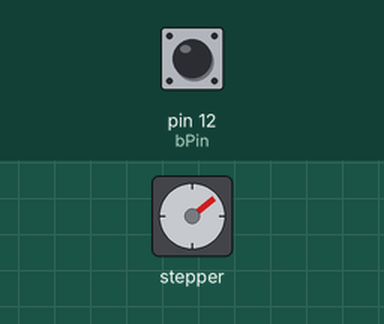
This sketch was run on a simulated Arduino Uno, built with avr-gcc and run on an emulated ATmega328P. On the bench: stepper motor. The test bench sets the inputs (shaded band); at power-on: pin 12 (bPin) HIGH. Stepper angles assume 2048 steps per turn.

Above: at 1.2 s.
1.3 s: pin 12 (bPin) pulled LOW for 3.2 s
At 5.25 s:
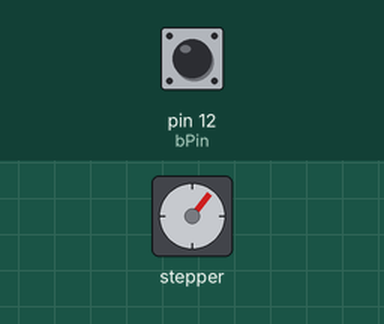
7.5 s: pin 12 (bPin) pulled LOW for 0.15 s
At 7.67 s:
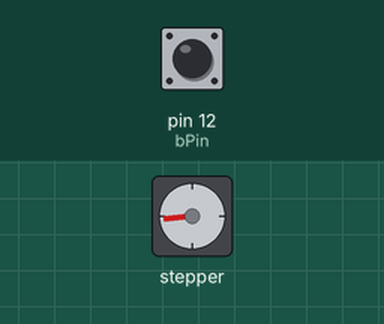
10.5 s: pin 12 (bPin) pulled LOW for 1 s
At 10.5 s:
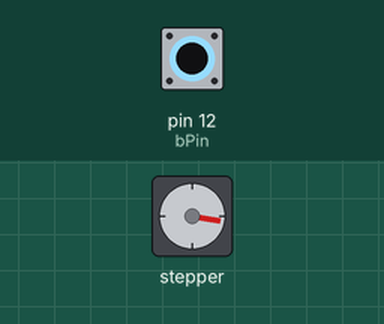
Timing chart, 0 to 26.2 s (numbered marks = the images above; inputs shaded):
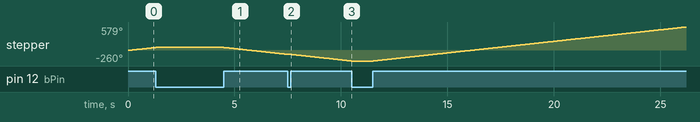

The sketch:

DCStepperMotorSwitch.ino
```cpp
#include <Stepper.h>

// Stepper Motor
int in1 = 8;
int in2 = 9;
int in3 = 10;
int in4 = 11;
int spr = 2048; // steps per revolution
int motSpeed = 10;
int motDir = 1;
Stepper stp(spr, 8, 10, 9, 11);

// Button
int bPin = 12;
int bValOld = 1;
int bValNew;

int dt = 10;

void setup() {
  Serial.begin(9600);
  stp.setSpeed(motSpeed);
  pinMode(bPin, INPUT);
  digitalWrite(bPin, 1);
}

void loop() {
  // Button action
  bValNew = digitalRead(bPin);

  if (bValOld == 1 && bValNew == 0) {
    motDir *= -1;
    bValNew = bValOld ;
  }

  stp.step(motDir * 1);
}
```
